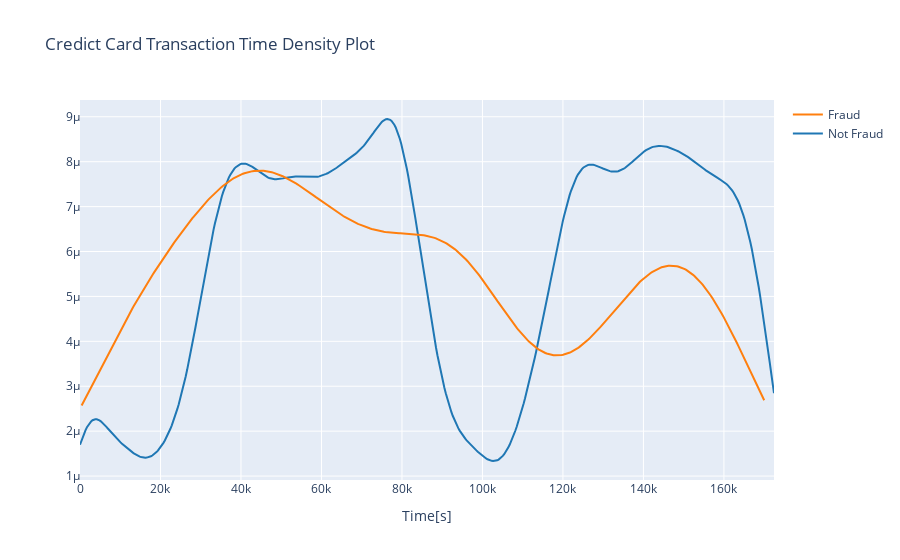

Write notebook code for a chart like this one.
### Markdown cell above
## EDA

### Code cell
class_0 = df.loc[df['Class'] == 0]['Time']
class_1 = df.loc[df['Class'] == 1]['Time']

hist_data = [class_0, class_1]
group_labels = ['Not Fraud', 'Fraud']

fig = ff.create_distplot(hist_data, group_labels, show_hist = False, show_rug = False)
fig['layout'].update(title = 'Credict Card Transaction Time Density Plot', xaxis = dict(title = 'Time[s]'))
iplot(fig, filename = 'dist_only')

### Figure 1 — Plotly figure (JSON) as saved in the notebook; plotly's stock layout.template omitted (floating-point values rounded to 4 significant figures; data arrays with more than 128 entries replaced by an {"elided": "..."} marker saying what was removed)
{"data": [{"legendgroup": "Not Fraud", "marker": {"color": "rgb(31, 119, 180)"}, "mode": "lines", "name": "Not Fraud", "showlegend": true, "type": "scatter", "x": {"elided": "500 float values"}, "xaxis": "x", "y": {"elided": "500 float values"}, "yaxis": "y"}, {"legendgroup": "Fraud", "marker": {"color": "rgb(255, 127, 14)"}, "mode": "lines", "name": "Fraud", "showlegend": true, "type": "scatter", "x": {"elided": "500 float values"}, "xaxis": "x", "y": {"elided": "500 float values"}, "yaxis": "y"}], "layout": {"barmode": "overlay", "hovermode": "closest", "legend": {"traceorder": "reversed"}, "title": {"text": "Credict Card Transaction Time Density Plot"}, "xaxis": {"anchor": "y2", "domain": [0, 1], "title": {"text": "Time[s]"}, "zeroline": false}, "yaxis": {"anchor": "free", "domain": [0, 1], "position": 0}}}
